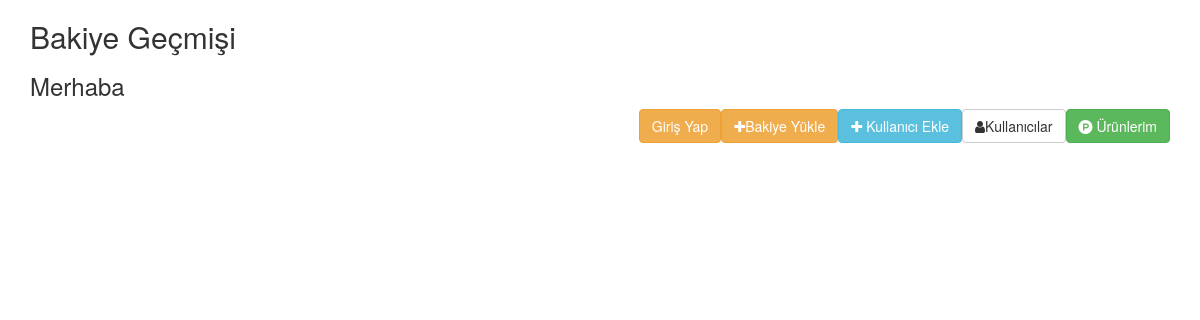
Page /index.php/balance on the earlier database version.
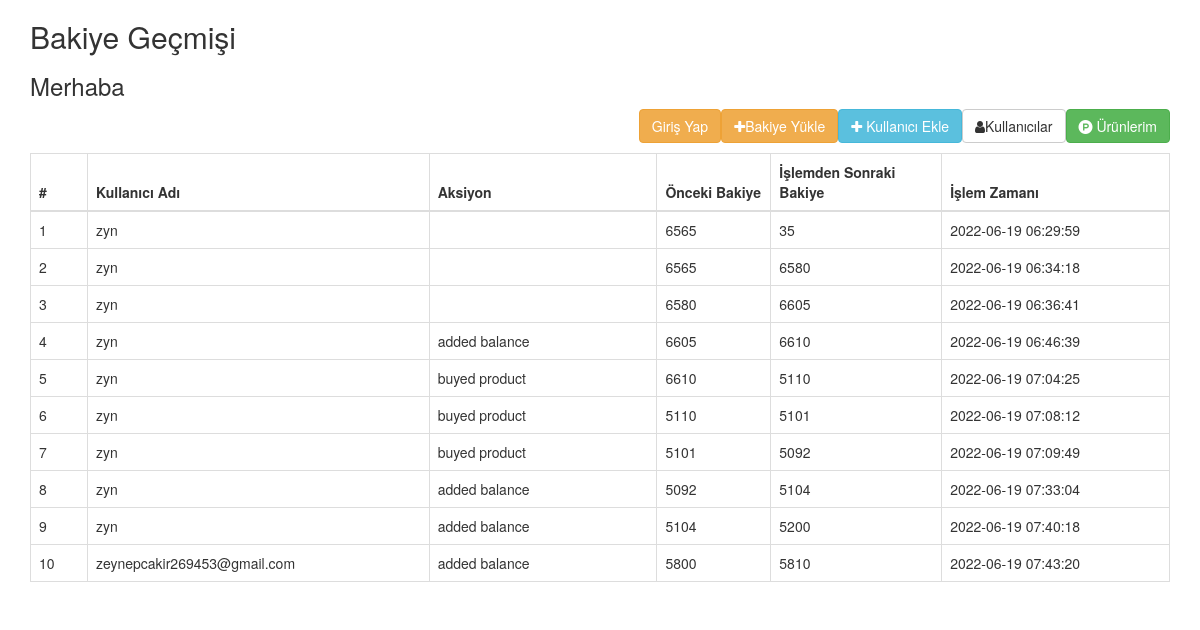
Same page on the later database version.
### tables this page shows
CREATE TABLE `balance_logs` (
                                `id` int(11) NOT NULL,
                                `user` varchar(150) NOT NULL,
                                `action` varchar(250) NOT NULL,
                                `pre_balance` int(11) NOT NULL,
                                `new_balance` int(11) NOT NULL,
                                `created_date` timestamp NOT NULL DEFAULT current_timestamp() ON UPDATE current_timestamp()
);

### application/controllers/Balance.php (called while the page is built, shortened)
<?php
class Balance extends CI_Controller {
    public function __construct() {
        $this->load->model('balance_model');
        $this->load->model('user_model');
        $this->load->library('file_processing');
    }
    public function index() {
        $data = array();
        $data['pageTitle'] = "Manage Balance";
        $data['all_data'] = $this->balance_model->getAll();
        $this->load->view('balance/manage', $data);
    }
}

### index.php (called while the page is built, shortened)
<?php
require_once BASEPATH.'core/CodeIgniter.php';

### application/models/Balance_model.php (called while the page is built, shortened)
<?php
class Balance_model extends CI_Model {
    public $_table;
    public $_primary_key;
    function __construct() {
        $this->_table = 'balance_logs';
        $this->_primary_key = 'id';
    }
    public function getAll($count = false, $params = array(), $num = null, $offset = null) {
        $this->db->select('*')->from($this->_table);
        $this->db->order_by($this->_primary_key, 'ASC');
        if ($count) {
            return $this->db->count_all_results();
        } else {
            $query = $this->db->get();
            return $query->result();
        }
    }
}

### application/views/balance/manage.php (the view, shortened to what this page needs)
<!DOCTYPE html>
<html lang="en">
    <head>
        <link rel="stylesheet" href="https://maxcdn.bootstrapcdn.com/bootstrap/3.3.7/css/bootstrap.min.css">
        <link rel="stylesheet" href="https://maxcdn.bootstrapcdn.com/font-awesome/4.7.0/css/font-awesome.min.css">
    </head>
    <body>
        <div class="container">
            <h2>Bakiye Geçmişi</h2>
            <h3><?php echo  'Merhaba '.$this->session->userdata('name');?></h3>
            <a href="<?php echo base_url('products/index'); ?>" class="btn btn-success pull-right" style="margin-bottom: 10px"> <i class="fa fa-product-hunt" aria-hidden="true"></i> Ürünlerim</a>
            <a href="<?php echo base_url('user/index'); ?>" class="btn btn-default pull-right" style="margin-bottom: 10px"> <i class="fa fa-user" aria-hidden="true"></i>Kullanıcılar</a>
            <a href="<?php echo base_url('user/create'); ?>" class="btn btn-info pull-right" style="margin-bottom: 10px"> <i class="fa fa-plus" aria-hidden="true"></i> Kullanıcı Ekle</a>
            <a href="<?php echo base_url('user/indexlogin'); ?>" class="btn btn-warning pull-right" style="margin-bottom: 10px"> <i class="fa fa-plus" aria-hidden="true"></i>Bakiye Yükle</a>
            <?php if ($this->session->userdata('name')) { ?>
                <a href="<?php echo base_url('user/logout'); ?>" class="btn btn-danger pull-right" style="margin-bottom: 10px">Çıkış Yap</a>
            <?php }else{ ?>
                <a href="<?php echo base_url('user/indexlogin'); ?>" class="btn btn-warning pull-right" style="margin-bottom: 10px">Giriş Yap</a>
            <?php } ?>
            <?php if (!empty($all_data)) { ?>
                <table class="table table-bordered">
                    <colgroup>
                        <col width="5%">
                        <col width="30%">
                        <col width="20%">
                        <col width="10%">
                        <col width="15%">
                    </colgroup>
                    <thead>
                        <tr>
                            <th>#</th>
                            <th>Kullanıcı Adı</th>
                            <th>Aksiyon</th>
                            <th>Önceki Bakiye</th>
                            <th>İşlemden Sonraki Bakiye</th>
                            <th>İşlem Zamanı</th>
                        </tr>
                    </thead>
                    <tbody>
                        <?php foreach ($all_data as $key => $aData) { ?>
                            <tr>
                                <td><?php echo $key + 1; ?></td>
                                <td><?php echo $aData->user; ?></td>
                                <td><?php echo $aData->action; ?></td>
                                <td><?php echo $aData->pre_balance; ?></td>
                                <td><?php echo $aData->new_balance; ?></td>
                                <td><?php echo $aData->created_date; ?></td>
                            </tr>
                        <?php } ?>
                    </tbody>
                </table>
            <?php } ?>
        </div>
    </body>
</html>

Differences in the rows shown:
added balance_logs: user "zyn", pre_balance "6565", new_balance "35", created_date "2022-06-19 06:29:59"
added balance_logs: user "zyn", pre_balance "6565", new_balance "6580", created_date "2022-06-19 06:34:18"
added balance_logs: user "zyn", pre_balance "6580", new_balance "6605", created_date "2022-06-19 06:36:41"
added balance_logs: user "zyn", action "added balance", pre_balance "6605", new_balance "6610", created_date "2022-06-19 06:46:39"
added balance_logs: user "zyn", action "buyed product", pre_balance "6610", new_balance "5110", created_date "2022-06-19 07:04:25"
added balance_logs: user "zyn", action "buyed product", pre_balance "5110", new_balance "5101", created_date "2022-06-19 07:08:12"
added balance_logs: user "zyn", action "buyed product", pre_balance "5101", new_balance "5092", created_date "2022-06-19 07:09:49"
added balance_logs: user "zyn", action "added balance", pre_balance "5092", new_balance "5104", created_date "2022-06-19 07:33:04"
added balance_logs: user "zyn", action "added balance", pre_balance "5104", new_balance "5200", created_date "2022-06-19 07:40:18"
added balance_logs: user "zeynepcakir269453@gmail.com", action "added balance", pre_balance "5800", new_balance "5810", created_date "2022-06-19 07:43:20"
Other differences:
text now shown: "# Kullanıcı Adı Aksiyon Önceki Bakiye İşlemden Sonraki Bakiye İşlem Zamanı"
